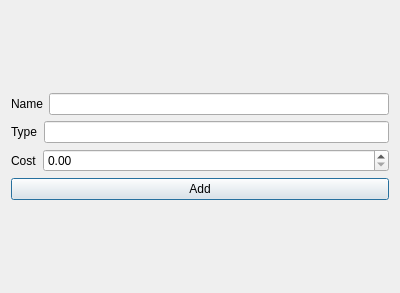
<?xml version="1.0" encoding="UTF-8"?>
<ui version="4.0">
 <class>Add_dish</class>
 <widget class="QDialog" name="Add_dish">
  <property name="geometry">
   <rect>
    <x>0</x>
    <y>0</y>
    <width>400</width>
    <height>293</height>
   </rect>
  </property>
  <property name="windowTitle">
   <string>Dialog</string>
  </property>
  <layout class="QGridLayout" name="gridLayout">
   <item row="0" column="0">
    <layout class="QVBoxLayout" name="verticalLayout">
     <item>
      <layout class="QHBoxLayout" name="horizontalLayout">
       <item>
        <widget class="QLabel" name="label">
         <property name="text">
          <string>Name</string>
         </property>
        </widget>
       </item>
       <item>
        <widget class="QLineEdit" name="Name"/>
       </item>
      </layout>
     </item>
     <item>
      <layout class="QHBoxLayout" name="horizontalLayout_2">
       <item>
        <widget class="QLabel" name="label_2">
         <property name="text">
          <string>Type</string>
         </property>
        </widget>
       </item>
       <item>
        <widget class="QLineEdit" name="Type"/>
       </item>
      </layout>
     </item>
     <item>
      <layout class="QHBoxLayout" name="horizontalLayout_3">
       <item>
        <widget class="QLabel" name="label_3">
         <property name="text">
          <string>Cost</string>
         </property>
        </widget>
       </item>
       <item>
        <widget class="QDoubleSpinBox" name="Cost">
         <property name="sizePolicy">
          <sizepolicy hsizetype="Expanding" vsizetype="Fixed">
           <horstretch>0</horstretch>
           <verstretch>0</verstretch>
          </sizepolicy>
         </property>
        </widget>
       </item>
      </layout>
     </item>
     <item>
      <widget class="QPushButton" name="pushButton">
       <property name="text">
        <string>Add</string>
       </property>
      </widget>
     </item>
    </layout>
   </item>
  </layout>
 </widget>
 <resources/>
 <connections/>
</ui>
